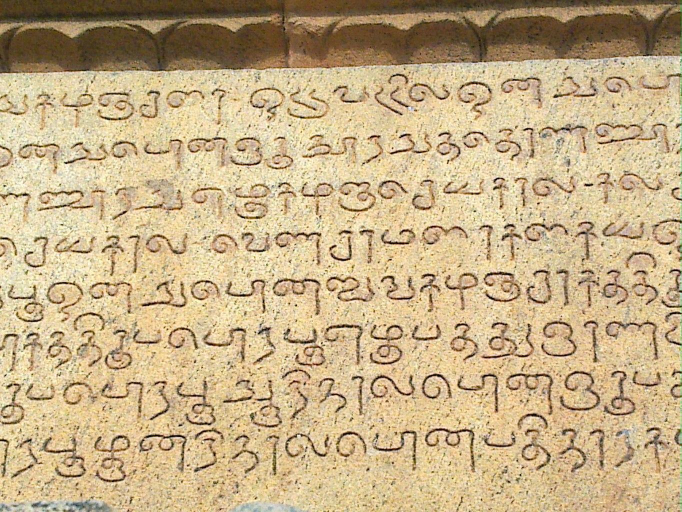
#> input picture Original.jpg, 1363 x 1024 px (shown at 1/2 size)
$ jupyter execute --allow-errors 'image preprocessing .ipynb'   (older library calls are emulated)
#> lines starting #> are read from the running program, lines starting #| are printed output that depends on the picture; after the words box and inside, x2 and y2 are one past the last pixel; in counts of white or black regions, pixels touching at a corner belong together
#> further down, image is the input picture: shape (1024, 1363, 3); mean B, G, R 135.8, 175.5, 198.3
[cell 1]
import cv2
import numpy as np
from matplotlib import pyplot as plt
from scipy.ndimage import interpolation as inter

[cell 2]
def correct_skew(image, delta=1, limit=5):
#> called with delta = 1, limit = 5
    def determine_score(arr, angle):
        data = inter.rotate(arr, angle, reshape=False, order=0)
        histogram = np.sum(data, axis=1)
        score = np.sum((histogram[1:] - histogram[:-1]) ** 2)
        return histogram, score

    gray = cv2.cvtColor(image, cv2.COLOR_BGR2GRAY)
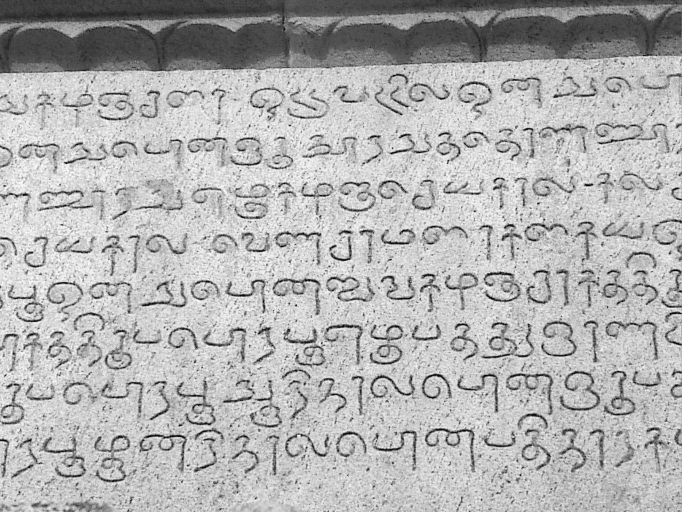
#> gray: shape (1024, 1363) (shown at 1/2 size); min 1, max 254, mean 177.8
    thresh = cv2.threshold(gray, 0, 255, cv2.THRESH_BINARY_INV + cv2.THRESH_OTSU)[1]
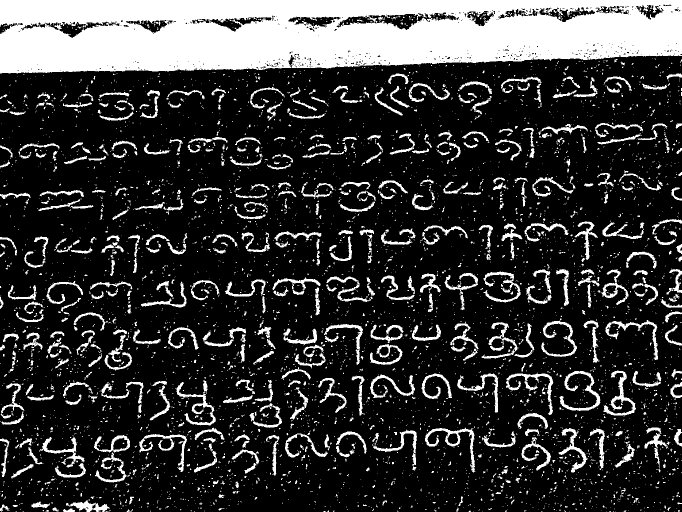
#> thresh: shape (1024, 1363) (shown at 1/2 size); 21.4% white; 5006 white regions (4385 under 20 px), largest, box (x1, y1, x2, y2) and area: (0, 0, 1363, 147) 164941, (850, 855, 951, 945) 1510, (1119, 742, 1201, 822) 1481

    scores = []
    angles = np.arange(-limit, limit + delta, delta)
    for angle in angles:
        histogram, score = determine_score(thresh, angle)
        scores.append(score)
#> this loop made 11 passes
#> score on passes 1 to 8: 14549473800, 15886062675, 21701898675, 44595575550, 43489955475, 23060986200, 20194164000, 16070343525
#> pass 1, in determine_score, `data = inter.rotate(arr, angle, reshape=False, order=0)`:
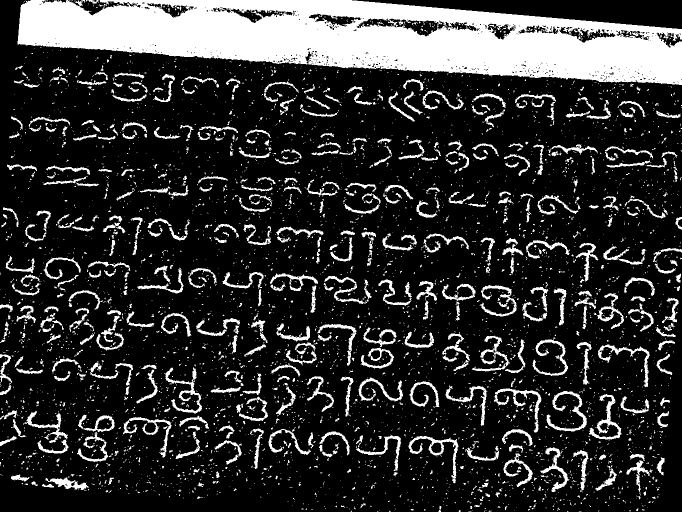
#> data: shape (1024, 1363) (shown at 1/2 size); 19.6% white; 4775 white regions (4171 under 20 px), largest, box (x1, y1, x2, y2) and area: (35, 0, 1363, 170) 141820, (817, 872, 917, 967) 1516, (328, 735, 404, 827) 1491
#> after the loop, scores = [14549473800, 15886062675, 21701898675, 44595575550, 43489955475, 23060986200, 20194164000, 16070343525, 16730087175, 14447774700, 15227554500]

    best_angle = angles[scores.index(max(scores))]
#> best_angle = -2

    (h, w) = image.shape[:2]
    center = (w // 2, h // 2)
    M = cv2.getRotationMatrix2D(center, best_angle, 1.0)
#> M = [[0.999, -0.0349, 18.28], [0.0349, 0.999, -23.45]]
    rotated = cv2.warpAffine(image, M, (w, h), flags=cv2.INTER_CUBIC, \
              borderMode=cv2.BORDER_REPLICATE)

    return best_angle, rotated

[cell 3]
#reading the original image using OpenCV
image = cv2.imread('Original.jpg')

[cell 4]
#Converting the colored image to greyscale
angle, rotated = correct_skew(image)
#> angle = -2
print(angle)
#| -2
cv2.imwrite('rotated.jpg', rotated)
gray = cv2.cvtColor(rotated,cv2.COLOR_BGR2GRAY)
thresh = cv2.threshold(gray, 0, 255, cv2.THRESH_BINARY_INV + cv2.THRESH_OTSU)[1]
#> thresh: shape (1024, 1363); 21.5% white; 4671 white regions (4031 under 20 px), largest, box (x1, y1, x2, y2) and area: (0, 0, 1363, 138) 164984, (837, 863, 937, 954) 1506, (1109, 758, 1190, 838) 1496

[cell 5]
# Remove horizontal lines
horizontal_kernel = cv2.getStructuringElement(cv2.MORPH_RECT, (40,1))
remove_horizontal = cv2.morphologyEx(thresh, cv2.MORPH_OPEN, horizontal_kernel, iterations=2)
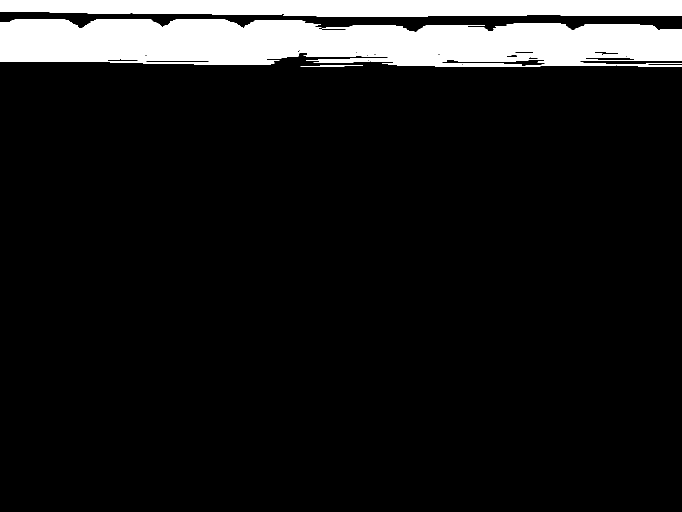
#> remove_horizontal: shape (1024, 1363) (shown at 1/2 size); 10.3% white; 10 white regions
cnts = cv2.findContours(remove_horizontal, cv2.RETR_EXTERNAL, cv2.CHAIN_APPROX_SIMPLE)
#> cnts = 10 contours, 4 with area under 20; largest, box (x1, y1, x2, y2) and area: (0, 39, 1363, 133) 99756, (0, 0, 1363, 33) 39264, (220, 123, 549, 130) 833, (607, 110, 735, 114) 284, (507, 41, 611, 43) 96, (601, 131, 726, 133) 49
cnts = cnts[0] if len(cnts) == 2 else cnts[1]
for c in cnts:
    cv2.drawContours(rotated, [c], -1, (255,255,255), 5)
#> this loop made 10 passes
#> c on passes 2, 3, 8, 9: [[1292, 127], [1362, 127]], [[627, 125], [706, 125]], [[29, 39], [130, 39]], [[351, 38], [450, 38]]
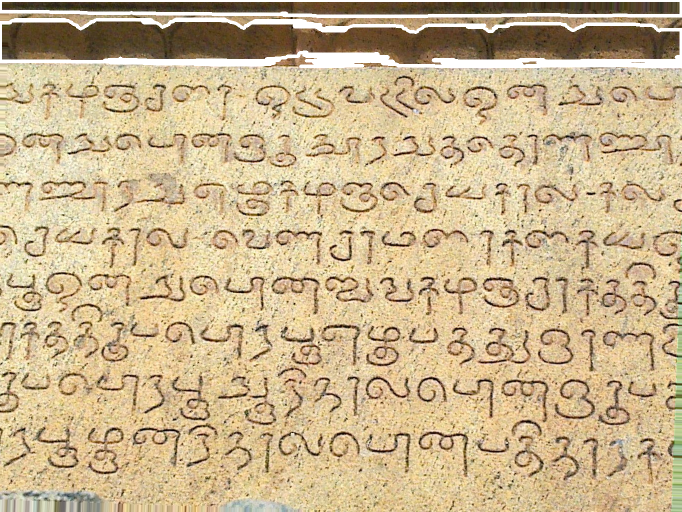
#> rotated: shape (1024, 1363, 3) (shown at 1/2 size); mean B, G, R 142.3, 180.8, 202.4

[cell 6]
# Remove vertical lines
vertical_kernel = cv2.getStructuringElement(cv2.MORPH_RECT, (1,40))
#> vertical_kernel = 40 values from 1 to 1
remove_vertical = cv2.morphologyEx(thresh, cv2.MORPH_OPEN, vertical_kernel, iterations=2)
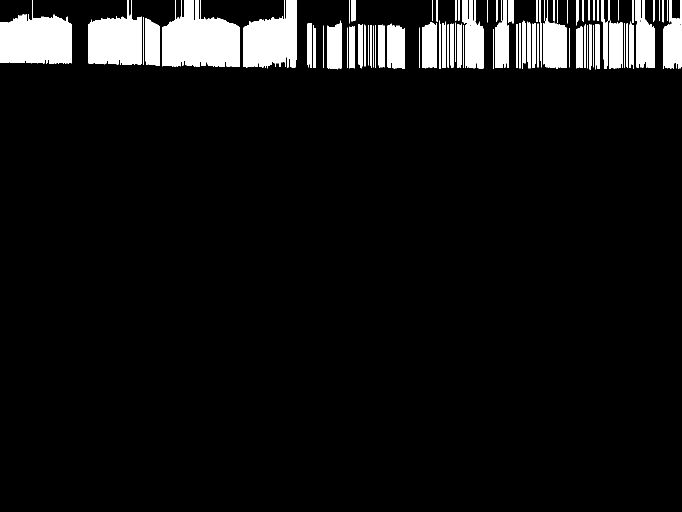
#> remove_vertical: shape (1024, 1363) (shown at 1/2 size); 6.7% white; 127 white regions
cnts = cv2.findContours(remove_vertical, cv2.RETR_EXTERNAL, cv2.CHAIN_APPROX_SIMPLE)
#> cnts = 127 contours, 39 with area under 20; largest, box (x1, y1, x2, y2) and area: (487, 0, 593, 137) 9782, (177, 0, 284, 130) 9370, (327, 0, 411, 133) 8249, (19, 0, 89, 127) 6056, (413, 35, 480, 134) 5823
cnts = cnts[0] if len(cnts) == 2 else cnts[1]
for c in cnts:
    cv2.drawContours(rotated, [c], -1, (255,255,255), 5)
#> this loop made 127 passes
#> c on passes 1, 2, 3, 5, 6, 7, 8, 9: [[1152, 58], [1152, 136]], [[986, 58], [986, 136], [987, 136], [987, 58]], [[1327, 57], [1326, 58], [1326, 136], [1327, 136]], [[1138, 56], [1138, 134]], [[629, 56], [629, 135], [630, 135], [630, 56]], [[839, 55], [839, 135]], [[695, 55], [695, 135]], [[324, 54], [324, 132]]
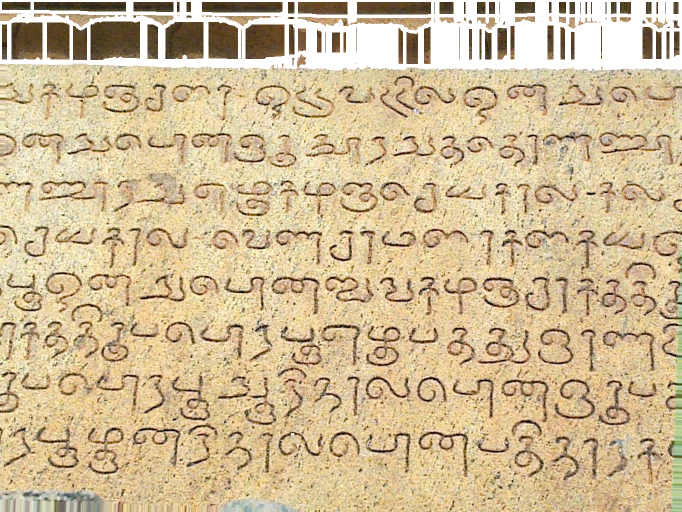
#> rotated: shape (1024, 1363, 3) (shown at 1/2 size); 4.28% of pixels changed, all inside (x1, y1, x2, y2) = (0, 4, 1363, 142)

[cell 7]
gray = cv2.cvtColor(rotated,cv2.COLOR_BGR2GRAY)

[cell 8]
#applying median filter for Salt and pepper/impulse noise
filter1 = cv2.medianBlur(gray,5)

[cell 9]
#applying gaussian blur to smoothen out the image edges
filter2 = cv2.GaussianBlur(filter1,(5,5),0)
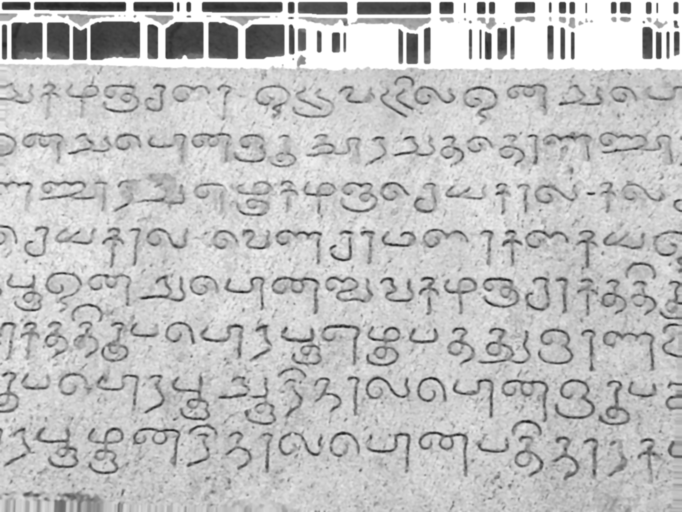
#> filter2: shape (1024, 1363) (shown at 1/2 size); min 22, max 255, mean 192

[cell 10]
#applying non-localized means for final Denoising of the image
dst = cv2.fastNlMeansDenoising(filter2,None,17,9,17)

[cell 11]
#converting the image to binarized form using adaptive thresholding
th1 = cv2.adaptiveThreshold(dst,255,cv2.ADAPTIVE_THRESH_GAUSSIAN_C,cv2.THRESH_BINARY,11,2)
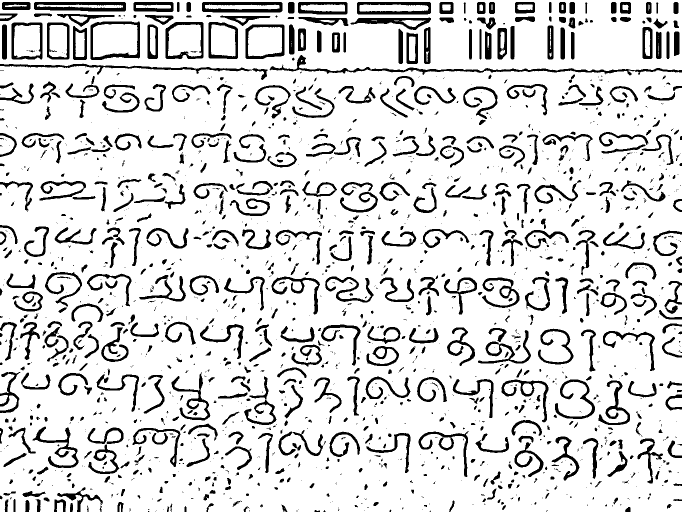
#> th1: shape (1024, 1363) (shown at 1/2 size); 85.3% white; 1828 black regions (1000 under 20 px), largest, box (x1, y1, x2, y2) and area: (539, 110, 1363, 151) 3972, (68, 4, 252, 23) 2445, (0, 127, 536, 160) 2445

[cell 12]
cv2.imwrite('ImagePreProcessingFinal.jpg', th1)
#> Out = True

[cell 13]
plt.imshow(th1)

[cell 14]
import cv2
import os
import numpy as np
import imutils
import matplotlib.pyplot as plt

[cell 15]
image = cv2.imread("ImagePreProcessingFinal.jpg")
gray = cv2.cvtColor(image, cv2.COLOR_BGR2GRAY)
gray = cv2.GaussianBlur(gray, (7, 7), 0)

[cell 16]
ret,thresh1 = cv2.threshold(gray ,127,255,cv2.THRESH_BINARY_INV)
#> thresh1: shape (1024, 1363); 14.1% white; 985 white regions (263 under 20 px), largest, box (x1, y1, x2, y2) and area: (540, 110, 1363, 150) 3959, (68, 4, 252, 23) 2445, (404, 4, 565, 25) 2178

[cell 17]
dilate = cv2.dilate(thresh1, None, iterations=2)
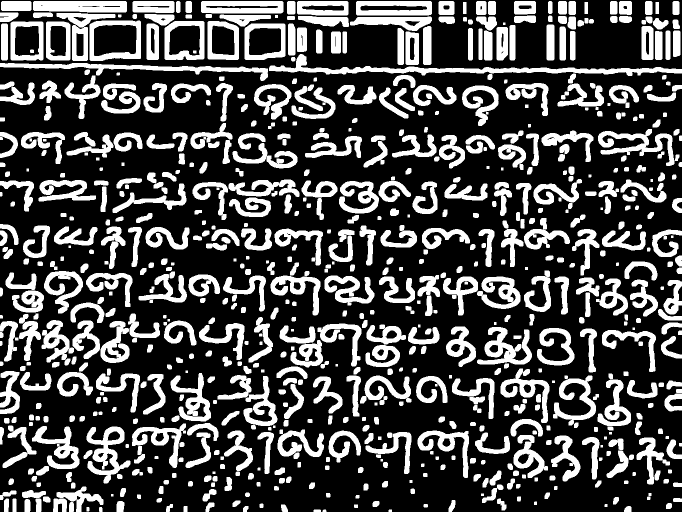
#> dilate: shape (1024, 1363) (shown at 1/2 size); 29.5% white; 752 white regions

[cell 18]
cnts = cv2.findContours(dilate.copy(), cv2.RETR_EXTERNAL,
    cv2.CHAIN_APPROX_SIMPLE)
#> cnts = 749 contours, 12 with area under 20; largest, box (x1, y1, x2, y2) and area: (179, 41, 282, 122) 7770, (538, 108, 1363, 152) 7262, (329, 42, 409, 120) 5884, (489, 47, 571, 120) 5584, (21, 43, 87, 121) 4966
cnts = cnts[1] if imutils.is_cv2() else cnts[0]
#> cnts = 749 rows, first 6: [1, -1, -1, -1], [2, 0, -1, -1], [3, 1, -1, -1], [4, 2, -1, -1], [5, 3, -1, -1], [6, 4, -1, -1]

#> (a cell that did not finish here is left out)

[cell 20]
orig = image.copy()
i = 0
fig =plt.figure(figsize = (10,10))

directory = r'C:\Users\praveena\Downloads\Tamil-Epigraphs-data-creation-and-recognition-main\Tamil-Epigraphs-data-creation-and-recognition-main\project related data and model\sarana_test_images'

print(os.chdir(directory))
print(os.getcwd())
#> (the rest of this cell did not finish here and is left out)

[cell 21]
if orig is None:
    print("Error: Image not loaded correctly.")
else:

    plt.imshow(orig)


    plt.axis('off')

    plt.savefig("C:/Users/praveena\Downloads/Tamil-Epigraphs-data-creation-and-recognition-main (1)/Tamil-Epigraphs-data-creation-and-recognition-main/box.jpg", bbox_inches='tight', pad_inches=0)
    plt.close()

    print("Image saved as 'box.jpg'.")

[cell 22]
cv2.imwrite("box.jpg",orig)
#> Out = True

$ run again, with box.jpg copied over Original.jpg
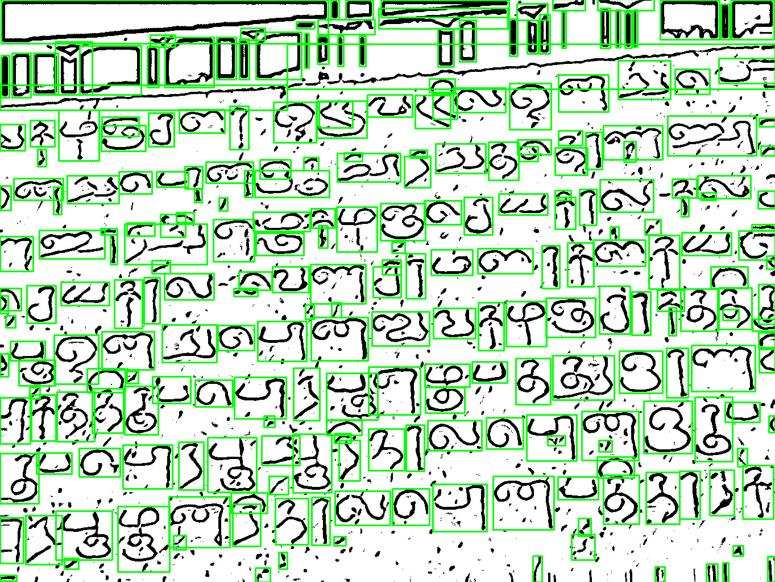
#> input picture box.jpg, 775 x 582 px
#> image is the input picture: shape (582, 775, 3); mean B, G, R 188, 215.6, 188.1
#> thresh: shape (582, 775); 14.6% white; 1521 white regions (1079 under 20 px), largest, box (x1, y1, x2, y2) and area: (1, 0, 327, 42) 2512, (327, 50, 699, 85) 994, (1, 86, 286, 109) 762
#> the loop in correct_skew, `for angle in angles:` made 11 passes
#> score on passes 1 to 8: 23875619400, 20775097350, 9958253625, 8971239150, 8166944925, 42032615175, 7655588325, 8122402800
#> after the loop in correct_skew, `for angle in angles:`: scores = [23875619400, 20775097350, 9958253625, 8971239150, 8166944925, 42032615175, 7655588325, 8122402800, 7118026650, 6488779725, 5483168100]
#> best_angle = 0
#> M = [[1, 0, 0], [0, 1, 0]]
#> angle = 0
#| 0
#> remove_horizontal: shape (582, 775); 0.3% white; 2 white regions
#> `cnts = cv2.findContours(remove_horizontal, cv2.RETR_EXTERNAL, cv2.CHAI..`: cnts = 2 contours; box (x1, y1, x2, y2) and area: (3, 1, 329, 4) 648, (383, 1, 510, 4) 250
#> the loop `for c in cnts:` made 2 passes
#> after the loop `for c in cnts:`:
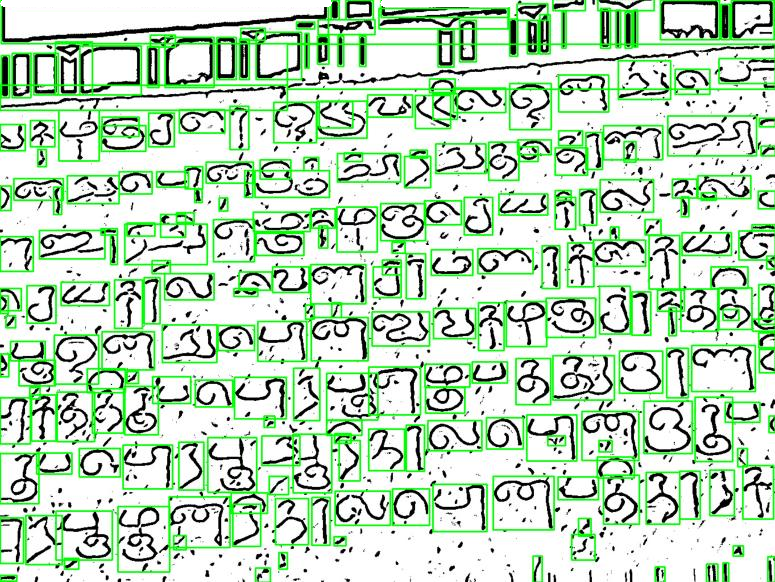
#> rotated: shape (582, 775, 3); 0.71% of pixels changed, all inside (x1, y1, x2, y2) = (0, 0, 513, 7)
#> vertical_kernel = 40 values from 1 to 1
#> remove_vertical: shape (582, 775); every value is 0
#> `cnts = cv2.findContours(remove_vertical, cv2.RETR_EXTERNAL, cv2.CHAIN_..`: cnts = 0 contours
#> `cnts = cnts[0] if len(cnts) == 2 else cnts[1]`: cnts = []
#> th1: shape (582, 775); 77.8% white; 857 black regions (305 under 20 px), largest, box (x1, y1, x2, y2) and area: (0, 85, 286, 162) 1578, (1, 7, 328, 43) 1554, (271, 96, 407, 138) 1383
#> `cv2.imwrite('ImagePreProcessingFinal.jpg', th1)`: Out = True
#> thresh1: shape (582, 775); 21.1% white; 642 white regions (160 under 20 px), largest, box (x1, y1, x2, y2) and area: (0, 85, 286, 162) 1569, (0, 7, 328, 43) 1551, (272, 96, 406, 138) 1372
#> `dilate = cv2.dilate(thresh1, None, iterations=2)`:
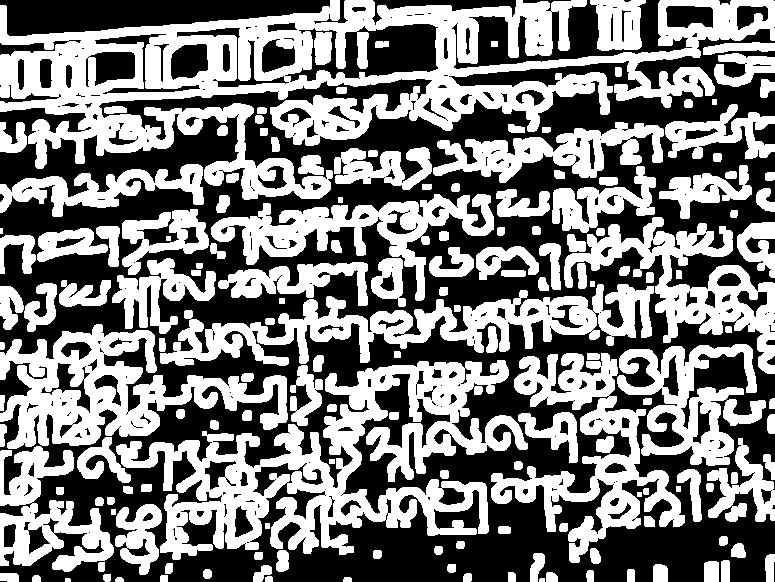
#> dilate: shape (582, 775); 49.2% white; 163 white regions (1 under 20 px)
#> `cnts = cv2.findContours(dilate.copy(), cv2.RETR_EXTERNAL, cv2.CHAIN_AP..`: cnts = 161 contours, 5 with area under 20; largest, box (x1, y1, x2, y2) and area: (0, 0, 775, 200) 63931, (116, 360, 528, 560) 30130, (0, 324, 288, 449) 15520, (160, 284, 654, 366) 13678, (491, 353, 685, 563) 11815
#> `cnts = cnts[1] if imutils.is_cv2() else cnts[0]`: cnts = 161 rows, first 6: [1, -1, -1, -1], [2, 0, -1, -1], [3, 1, -1, -1], [4, 2, -1, -1], [5, 3, -1, -1], [6, 4, -1, -1]
#> `cv2.imwrite("box.jpg",orig)`: Out = True
